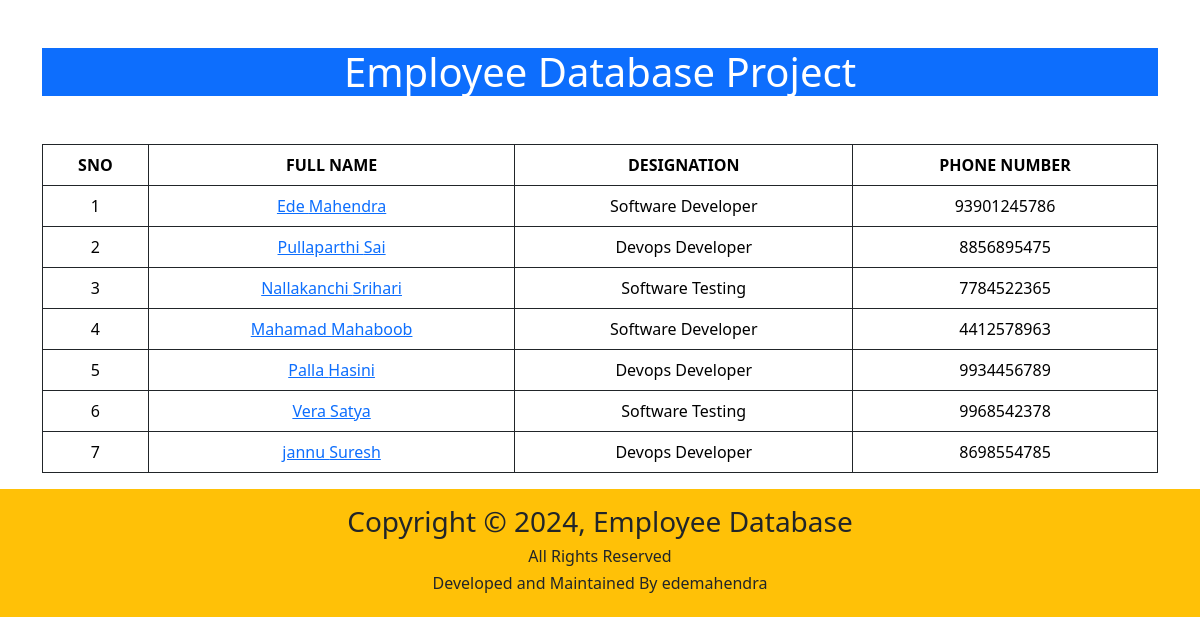
The page / on the database its author committed.
### salary/models.py (models this page shows)
class Employee(models.Model):
    first_name = models.CharField(max_length=100)
    last_name = models.CharField(max_length=100)
    photo = models.ImageField(upload_to='images')
    designation = models.CharField(max_length=100)
    email_address = models.CharField(max_length=100, unique=True)
    phone_number = models.CharField(max_length=100, blank=True)

### Employee/views.py (the view)
# urls.py: 2. Add a URL to urlpatterns:  path('', views.home, name='home')
def home(request):
    employees=Employee.objects.all()
    context={
        'employees':employees,
    }
    return render(request,'home.html',context)

### templates/home.html (shortened to what this page needs)
<!DOCTYPE html>
<html lang="en">
<head>
    <link href="https://cdn.jsdelivr.net/npm/bootstrap@5.3.2/dist/css/bootstrap.min.css" rel="stylesheet">
</head>
<body>
    <div  class=" container mt-5">
        <h1 class='bg-primary text-center text-white'>Employee Database Project</h1>
        <table class="table table-hover  table-bordered border-dark text-center mt-5">
        <thead class='text-uppercase'>
            <tr>
                <th>Sno</th>
                <th>Full Name</th>
                <th>Designation</th>
                <th>Phone Number</th>
            </tr>
        </thead>
        <tbody>
            {% for x in employees  %}
            <tr>
                <td>{{forloop.counter}}</td>
                <td><a href="{%url 'employee_detail' x.id %}">{{x.first_name}} {{x.last_name}}</td>
                <td>{{x.designation}}</td>
                <td>{{x.phone_number}}</td>
            </tr>
            {% endfor %}
        </tbody>
    </table>
</div>
<footer class='p-3 bg-warning text-center'>
    <div class='container'>
        <div class='row'>
            <div class='col'>
                <h3>Copyright &copy; 2024, Employee Database</h3>
                <h6>All Rights Reserved</h6>
                <h6>Developed and Maintained By edemahendra</h6>
            </div>
        </div>
    </div>
</footer>
</body>
</html>

### rows shown on the page
Employee: first_name "Ede", last_name "Mahendra", designation "Software Developer", phone_number "93901245786"
Employee: first_name "Pullaparthi", last_name "Sai", designation "Devops Developer", phone_number "8856895475"
Employee: first_name "Nallakanchi", last_name "Srihari", designation "Software Testing", phone_number "7784522365"
Employee: first_name "Mahamad", last_name "Mahaboob", designation "Software Developer", phone_number "4412578963"
Employee: first_name "Palla", last_name "Hasini", designation "Devops Developer", phone_number "9934456789"
Employee: first_name "Vera", last_name "Satya", designation "Software Testing", phone_number "9968542378"
Employee: first_name "jannu", last_name "Suresh", designation "Devops Developer", phone_number "8698554785"
